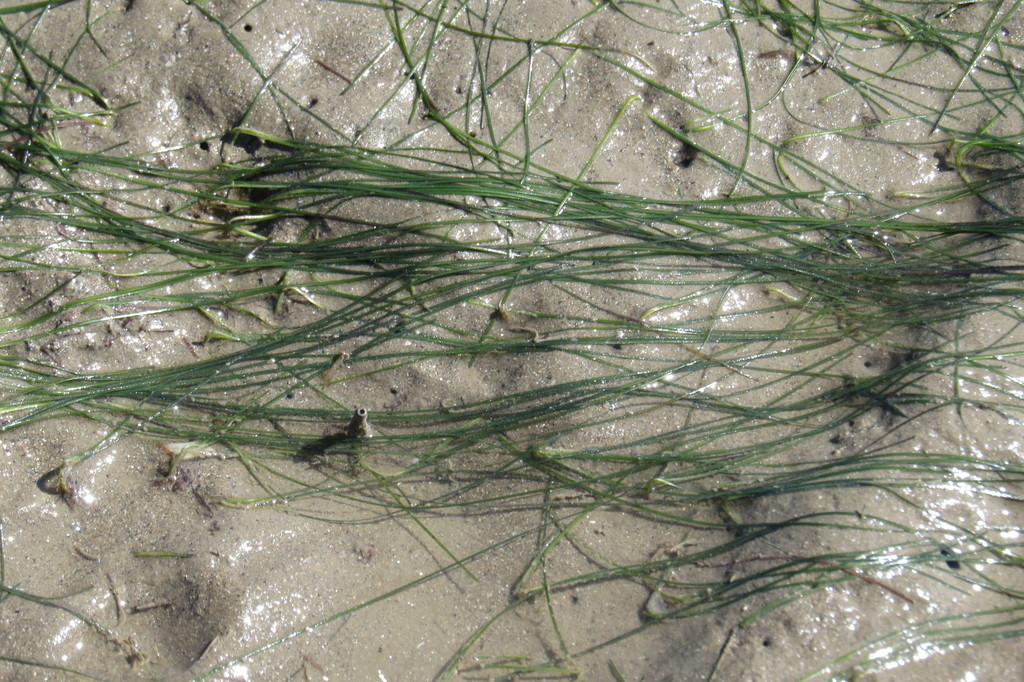
#> input picture app/assets/images/species/halodule_pinifolia.jpeg, 1024 x 682 px
$ python -i features.py   (imports and definitions only)   (older library calls are emulated)
#> lines starting #> are read from the running program, lines starting #| are printed output that depends on the picture; after the words box and inside, x2 and y2 are one past the last pixel; in counts of white or black regions, pixels touching at a corner belong together
### ml/src/leaf_focus.py
"""Plant-visible mask and optional crop. IMPLEMENTATION, not a paper formula.

Paper step 1 is “select images that actually show leaf shape, blade width, color.”
A hard green-pixel cut drops real blades (brown *Halophila*, pale wrack, lab cards).
The mask stays a diagnostic plus an optional zoom. Habitat rejection is separate:
`preprocess.qc_reason` drops a frame when the top is sky-like and the green mask
covers under 2% of the frame.

Masks run on a 512px preview so iNaturalist originals do not grind the laptop.
"""

from __future__ import annotations

import numpy as np
from PIL import Image
from skimage.color import rgb2hsv

ANALYZE_MAX_SIDE = 512

_EXG_MIN = 20
_HUE_LO = 0.16
_HUE_HI = 0.50
_SAT_MIN = 0.12
_VAL_LO = 0.08
_VAL_HI = 0.92

CROP_PAD = 0.15
CROP_MIN_AREA = 0.02
CROP_MAX_AREA = 0.90
CROP_MIN_SIDE = 16


# [14 lines left out: function for_analysis, not called in this run]


def plant_mask(rgb: np.ndarray) -> np.ndarray:
    red = rgb[:, :, 0].astype(np.int16)
    green = rgb[:, :, 1].astype(np.int16)
    blue = rgb[:, :, 2].astype(np.int16)
    excess_green = (2 * green) - red - blue
    hsv = rgb2hsv(rgb.astype(np.float64) / 255.0)
    hue, sat, val = hsv[:, :, 0], hsv[:, :, 1], hsv[:, :, 2]
    greenish = (
        (hue >= _HUE_LO)
        & (hue <= _HUE_HI)
        & (sat >= _SAT_MIN)
        & (val >= _VAL_LO)
        & (val <= _VAL_HI)
    )
    return (excess_green >= _EXG_MIN) & greenish


# [70 lines left out: functions plant_fraction, sky_fraction, _crop_from_mask, crop_to_plant, analyze_and_crop, not called in this run]

### ml/src/features.py
"""Color histograms, GLCM texture, and blade shape features for the SVM.

Input is the prepared image from preprocess.prepare_rgb (plant crop, then
256px RGB). Training and identify must both call extract_vector on that.

v2 is the locked description: the validation search on 13 Oct 2026 picked
RBF C=3, gamma=0.01 on this vector (run 20261013T144233395Z).
v3 appends blade-width and leaf-tip numbers and is used only when a curated
validation macro F1 stays under 0.55. `extract_vector` defaults to v2.
"""

from __future__ import annotations

import numpy as np
from scipy.ndimage import convolve, distance_transform_edt
from skimage.color import rgb2gray, rgb2hsv
from skimage.feature import graycomatrix, graycoprops
from skimage.filters import threshold_otsu
from skimage.measure import label, regionprops
from skimage.morphology import skeletonize
from skimage.transform import resize

try:
    from .leaf_focus import plant_mask
except ImportError:
    from leaf_focus import plant_mask

_BINS = 16
_GLCM_SIZE = 128
_LEVELS = 32
_DISTANCES = (1, 2, 4)
_ANGLES = (0.0, np.pi / 4, np.pi / 2, 3 * np.pi / 4)
_GLCM_PROPS = ("contrast", "dissimilarity", "homogeneity", "energy", "correlation", "ASM")
_MIN_BLOB_PX = 20
_MIN_PLANT_FRACTION = 0.01
_SHAPE_LEN = 10
_COLOR_LEN = 3 * _BINS * 2 + 6
_GLCM_LEN = len(_GLCM_PROPS) * len(_DISTANCES) * 2
_BLADE_WIDTH_AT = 6
_TIP_LEN = 8
_NEIGHBORS = np.array([[1, 1, 1], [1, 0, 1], [1, 1, 1]], dtype=np.uint8)

FEATURE_SPEC = {
    "version": "v2",
    "input": "plant crop, then 256px RGB",
    "color": "hsv_hist_16x3 frame + hsv_hist_16x3 plant pixels + hsv mean/std plant pixels",
    "texture": "glcm_128px_32lv_d1_d2_d4_6props_angle_mean_and_range",
    "shape": "plant_mask_blobs_and_blade_width_10",
    "glcm_size": _GLCM_SIZE,
    "length": _COLOR_LEN + _GLCM_LEN + _SHAPE_LEN,
    "blade_width_index": _COLOR_LEN + _GLCM_LEN + _BLADE_WIDTH_AT,
    "locked_svm": {"kernel": "rbf", "C": 3.0, "gamma": 0.01},
}

FEATURE_SPEC_V3 = {
    "version": "v3",
    "input": FEATURE_SPEC["input"],
    "color": FEATURE_SPEC["color"],
    "texture": FEATURE_SPEC["texture"],
    "shape": (
        "v2 plant-mask blobs and blade width, plus max width, base width, "
        "tip width, taper, endpoint count, circularity, and axis lengths"
    ),
    "glcm_size": _GLCM_SIZE,
    "length": FEATURE_SPEC["length"] + _TIP_LEN,
    "blade_width_index": FEATURE_SPEC["blade_width_index"],
    "tip_index": FEATURE_SPEC["length"],
}


# [6 lines left out: function feature_spec, not called in this run]


def _hsv_histogram(hsv_pixels: np.ndarray) -> np.ndarray:
    if hsv_pixels.size == 0:
        return np.zeros(3 * _BINS, dtype=np.float64)
    parts = []
    for channel in range(3):
        hist, _ = np.histogram(hsv_pixels[:, channel], bins=_BINS, range=(0.0, 1.0))
        parts.append(hist.astype(np.float64) / float(len(hsv_pixels)))
    return np.concatenate(parts)


def _color_features(rgb: np.ndarray, mask: np.ndarray) -> np.ndarray:
    hsv = rgb2hsv(rgb.astype(np.float64) / 255.0)
    frame = hsv.reshape(-1, 3)
    plant = hsv[mask]
    moments = (
        np.concatenate([plant.mean(axis=0), plant.std(axis=0)])
        if len(plant)
        else np.zeros(6, dtype=np.float64)
    )
    return np.concatenate([_hsv_histogram(frame), _hsv_histogram(plant), moments])


def _glcm_features(gray_u8: np.ndarray) -> np.ndarray:
    small = resize(
        gray_u8,
        (_GLCM_SIZE, _GLCM_SIZE),
        preserve_range=True,
        anti_aliasing=True,
    ).astype(np.uint8)
    quantized = np.clip(small.astype(np.uint16) * (_LEVELS - 1) // 255, 0, _LEVELS - 1).astype(
        np.uint8
    )
    matrix = graycomatrix(
        quantized,
        distances=_DISTANCES,
        angles=_ANGLES,
        levels=_LEVELS,
        symmetric=True,
        normed=True,
    )
    values = []
    for prop in _GLCM_PROPS:
        table = graycoprops(matrix, prop)
        values.append(table.mean(axis=1))
        values.append(np.ptp(table, axis=1))
    return np.nan_to_num(np.concatenate(values).astype(np.float64))


def _shape_mask(rgb: np.ndarray, gray_u8: np.ndarray) -> tuple[np.ndarray, bool]:
    """Green plant mask; Otsu fallback when blades are brown or pale."""
    mask = plant_mask(rgb)
    if mask.mean() >= _MIN_PLANT_FRACTION:
        return mask, False
    try:
        thresh = threshold_otsu(gray_u8)
    except ValueError:
        return mask, True
    dark = gray_u8 < thresh
    return (dark if dark.mean() <= 0.5 else ~dark), True


def _shape_features(mask: np.ndarray, used_fallback: bool) -> np.ndarray:
    out = np.zeros(_SHAPE_LEN, dtype=np.float64)
    side = float(max(mask.shape))
    out[0] = float(mask.mean())
    out[9] = 1.0 if used_fallback else 0.0
    regions = [r for r in regionprops(label(mask)) if r.area >= _MIN_BLOB_PX]
    if not regions:
        return out
    clean = np.zeros_like(mask, dtype=bool)
    for region in regions:
        clean[tuple(region.coords.T)] = True
    areas = np.array([r.area for r in regions], dtype=np.float64)
    weights = areas / areas.sum()
    elongation = np.array(
        [
            np.log1p(min(r.axis_major_length / max(r.axis_minor_length, 1.0), 50.0))
            for r in regions
        ]
    )
    out[1] = np.log1p(len(regions))
    out[2] = float(np.dot(weights, [r.eccentricity for r in regions]))
    out[3] = float(np.dot(weights, [r.solidity for r in regions]))
    out[4] = float(np.dot(weights, [r.extent for r in regions]))
    out[5] = float(np.dot(weights, elongation))
    skeleton = skeletonize(clean)
    if skeleton.any():
        widths = 2.0 * distance_transform_edt(clean)[skeleton]
        q25, q50, q75 = np.percentile(widths, [25, 50, 75])
        out[_BLADE_WIDTH_AT] = q50 / side
        out[7] = (q75 - q25) / side
        out[8] = float(skeleton.sum()) / float(clean.sum())
    return out


# [37 lines left out: function _blade_tip_features, not called in this run]


def extract_vector(rgb: np.ndarray, version: str = "v2") -> np.ndarray:
    gray = (rgb2gray(rgb) * 255.0).astype(np.uint8)
    mask, used_fallback = _shape_mask(rgb, gray)
    vector = np.concatenate(
        [
            _color_features(rgb, plant_mask(rgb)),
            _glcm_features(gray),
            _shape_features(mask, used_fallback),
        ]
    )
    if version == "v2":
        return vector
    if version == "v3":
        return np.concatenate([vector, _blade_tip_features(mask)])
    raise ValueError(version)


# [4 lines left out: function extract_batch, not called in this run]

>>> import cv2
>>> picture = cv2.cvtColor(cv2.imread('../../app/assets/images/species/halodule_pinifolia.jpeg'), cv2.COLOR_BGR2RGB)
>>> result = extract_vector(picture)
#> in plant_mask, `blue = rgb[:, :, 2].astype(np.int16)`:
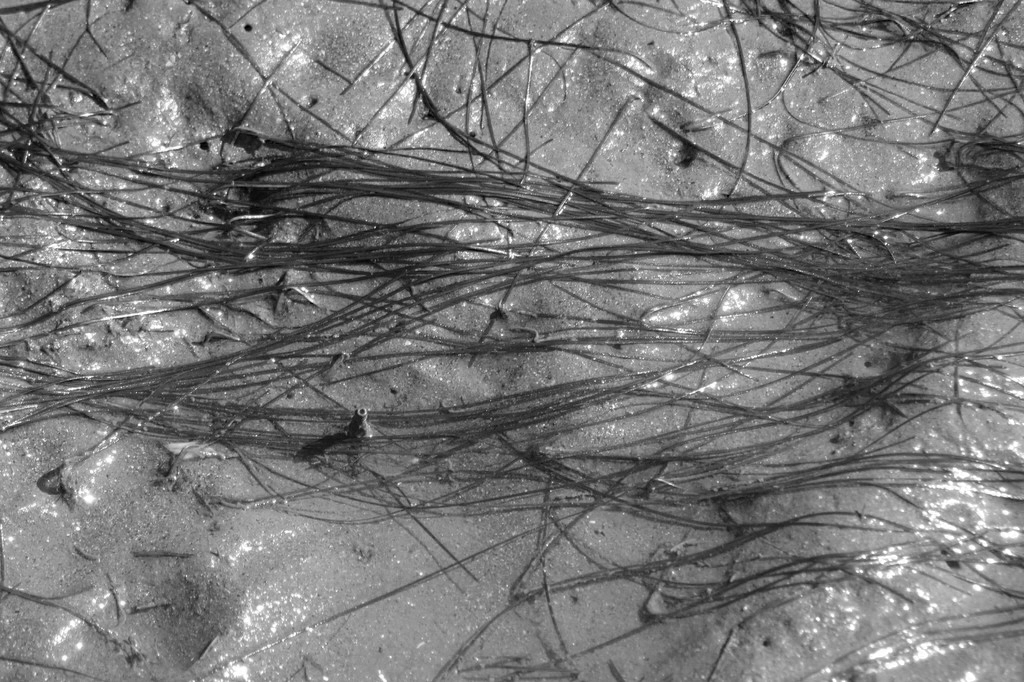
#> blue: shape (682, 1024) int16; min 0, max 255, mean 118.9
#> in plant_mask, `excess_green = (2 * green) - red - blue`:
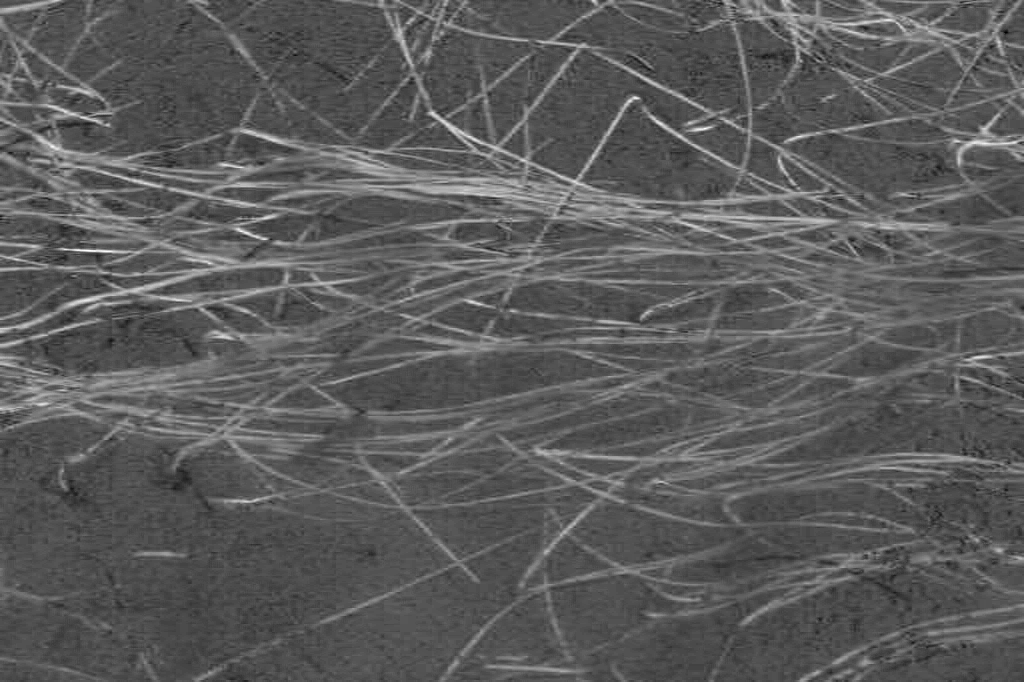
#> excess_green: shape (682, 1024) int16; min -50, max 139, mean 17.8; drawn with min black and max white
#> in plant_mask, `hsv = rgb2hsv(rgb.astype(np.float64) / 255.0)`: hsv: shape (682, 1024, 3) float64; mean of channels 0, 1, 2 0.181, 0.168, 0.55
#> in plant_mask, `hue, sat, val = hsv[:, :, 0], hsv[:, :, 1], hsv[:, :, 2]`:
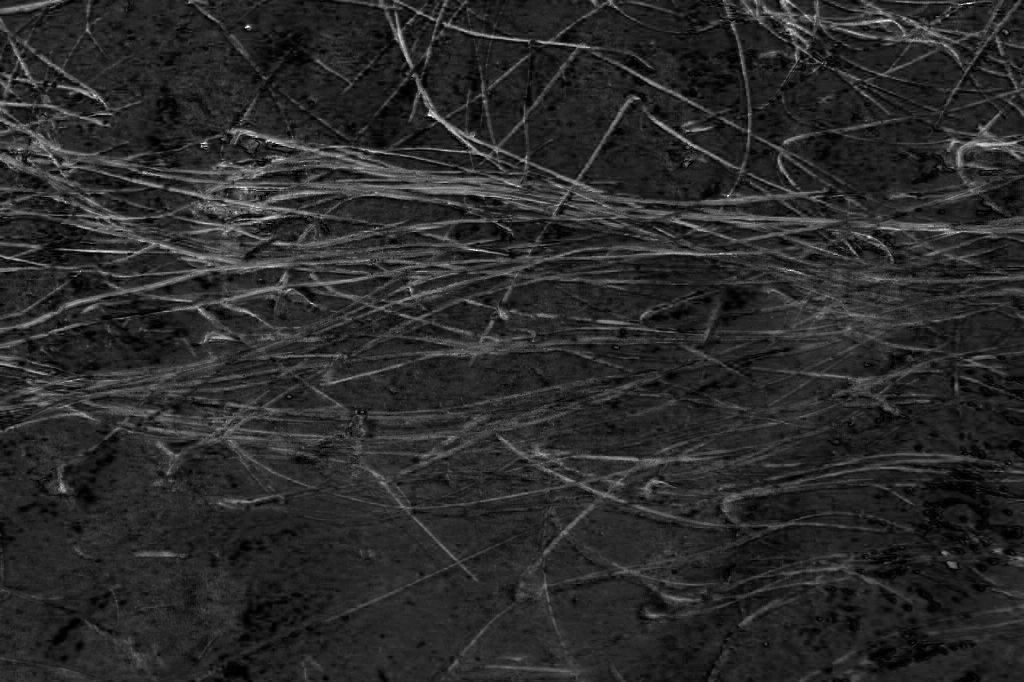
#> sat: shape (682, 1024) float64; min 0, max 1, mean 0.168
#> in plant_mask, `greenish = ( (hue >= _HUE_LO) & (hue <= _HUE_HI) & (sat >= _SAT_MIN) &..`:
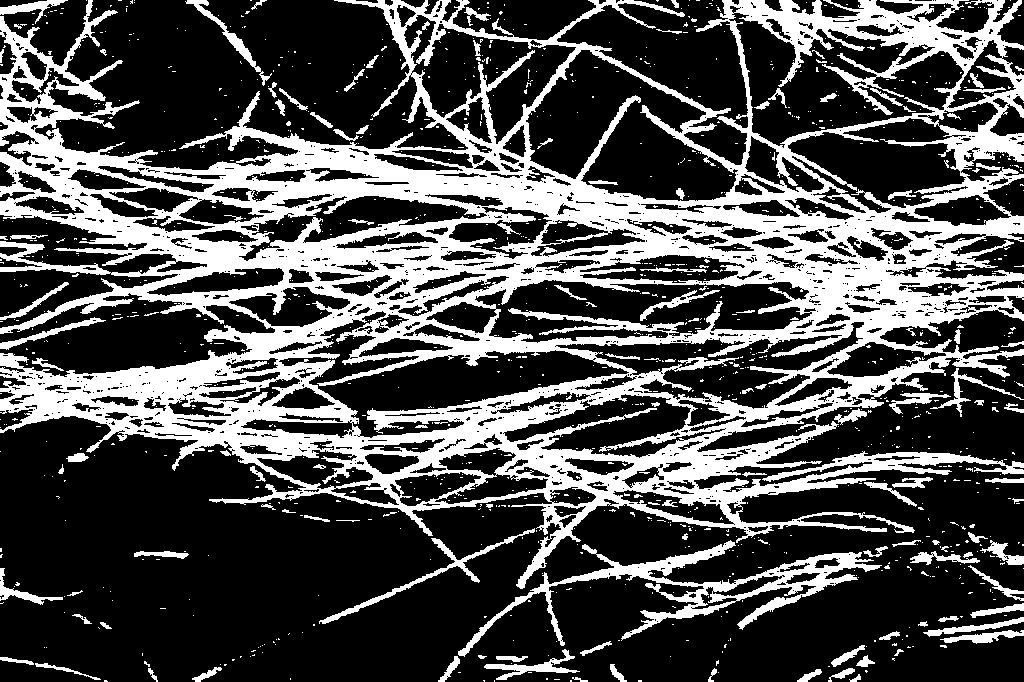
#> greenish: shape (682, 1024) bool; 30.7% white; 1220 white regions (1093 under 20 px), largest, box (x1, y1, x2, y2) and area: (0, 0, 1024, 589) 187482, (458, 540, 882, 657) 7550, (319, 528, 535, 624) 1291
#> in plant_mask, `return (excess_green >= _EXG_MIN) & greenish`: returned value: shape (682, 1024) bool; 27.4% white; 1068 white regions (910 under 20 px)
#> in extract_vector, `mask, used_fallback = _shape_mask(rgb, gray)`: used_fallback = False
#> in _color_features, `moments = ( np.concatenate([plant.mean(axis=0), plant.std(axis=0)]) if..`: moments = [0.251, 0.263, 0.435, 0.0552, 0.102, 0.122]
#> after the loop in _hsv_histogram, `for channel in range(3):`: parts = 3 items
#> in _glcm_features, `small = resize( gray_u8, (_GLCM_SIZE, _GLCM_SIZE), preserve_range=True..`:
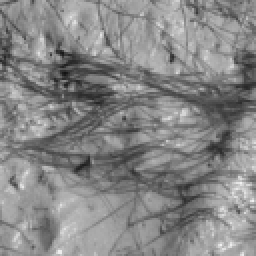
#> small: shape (128, 128) (shown 2 times larger); min 18, max 242, mean 134.1
#> after the loop in _glcm_features, `for prop in _GLCM_PROPS:`: values = 12 items, first 6: [5.23, 7.45, 13.9], [3.41, 3.47, 2.21], [1.66, 2.02, 2.86], [0.588, 0.473, 0.242], [0.459, 0.401, 0.302], [0.0975, 0.055, 0.0192]
#> in _shape_features, `out = np.zeros(_SHAPE_LEN, dtype=np.float64)`: out = [0, 0, 0, 0, 0, 0, 0, 0, 0, 0]
#> in _shape_features, `regions = [r for r in regionprops(label(mask)) if r.area >= _MIN_BLOB_..`: regions = 158 regions; largest, box (x1, y1, x2, y2) and area: (0, 0, 1024, 589) 163521, (459, 544, 730, 657) 3068, (736, 552, 882, 627) 2275, (319, 534, 523, 624) 1207, (508, 308, 684, 334) 1139
#> in _shape_features, `clean = np.zeros_like(mask, dtype=bool)`: clean: shape (682, 1024) bool; every value is 0
#> after the loop in _shape_features, `for region in regions:`:
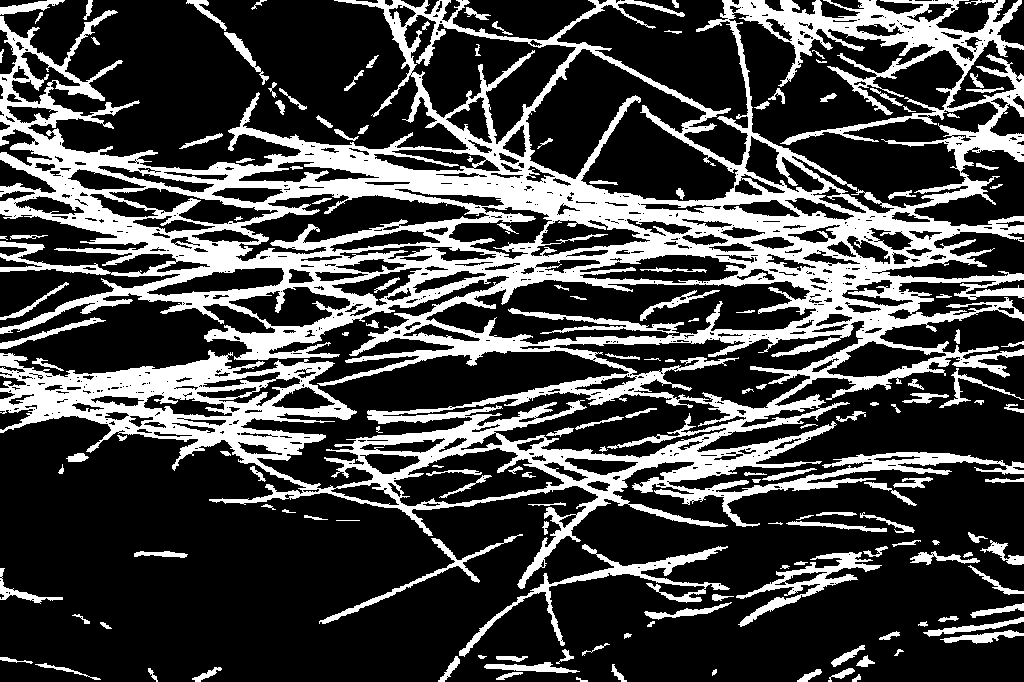
#> clean: shape (682, 1024) bool; 26.9% white; 158 white regions, largest, box (x1, y1, x2, y2) and area: (0, 0, 1024, 589) 163521, (459, 544, 730, 657) 3068, (736, 552, 882, 627) 2275
#> in _shape_features, `areas = np.array([r.area for r in regions], dtype=np.float64)`: areas = 158 values, max 163521 at index 4, min 20 at index 36, mean 1189.4
#> in _shape_features, `weights = areas / areas.sum()`: weights = 158 values, max 0.87 at index 4, min 0.000106 at index 36, mean 0.00633
#> in _shape_features, `elongation = np.array( [ np.log1p(min(r.axis_major_length / max(r.axis..`: elongation = 158 values, max 3.36 at index 107, min 0.756 at index 36, mean 1.75
#> in _shape_features, `skeleton = skeletonize(clean)`:
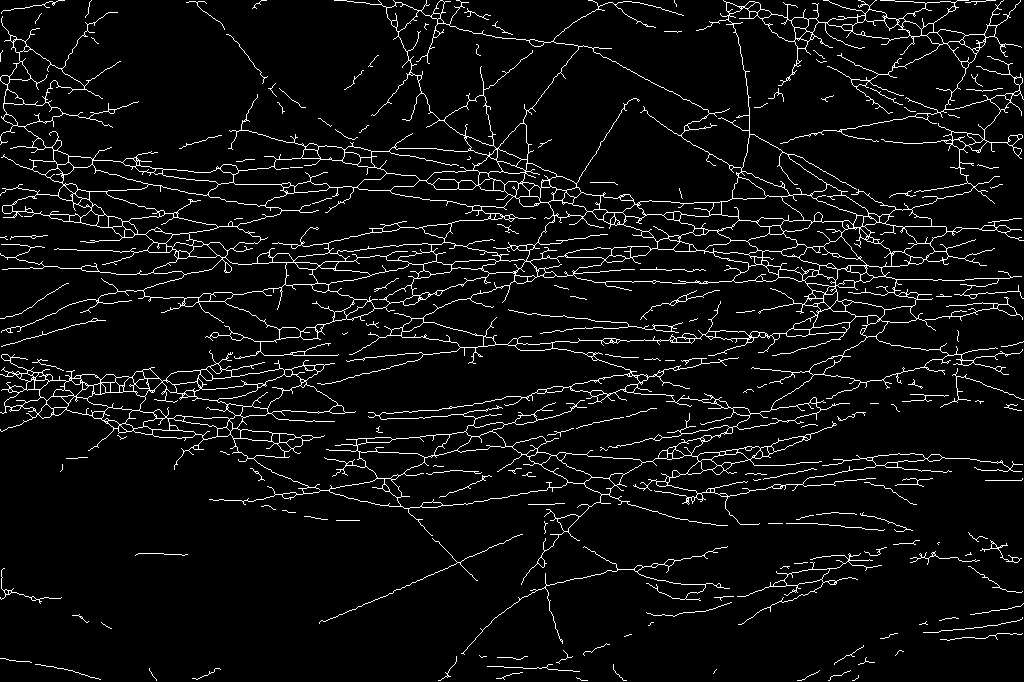
#> skeleton: shape (682, 1024) bool; 5.7% white in thin lines or dots
#> in _shape_features, `q25, q50, q75 = np.percentile(widths, [25, 50, 75])`: q25 = 4; q50 = 4.47; q75 = 6.32
#> in extract_vector, `vector = np.concatenate( [ _color_features(rgb, plant_mask(rgb)), _glc..`: vector = 148 values, max 13.9 at index 104, min 0 at index 48, mean 0.427
#> result has the same summary as vector in extract_vector
